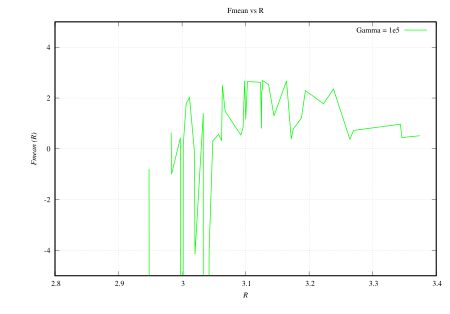

Recreate this plot in gnuplot.
#!/opt/local/bin/gnuplot -persist
#
set terminal postscript eps color enhanced "Times-Roman" 11
set title "Fmean vs R"
set size .9,.9
set lmargin 12
set bmargin 5
#set output "| epstopdf -f -o=Veff.pdf"
#set term pdfcairo
#set output 'CTRW-model.pdf'
#set format y "10^{%L}"
#set format x "10^{%L}"
#set logscale xy
#unset mxtics
#unset mytics
set ylabel "{{/RomanOblique Fmean (R)}}"
set xlabel "{{/RomanOblique R}}"
#set xrange [0:2]
set yrange [-5:5]
#set key bottom left
#unset key
set grid

#########################################
# file "FvsR_sC_Gamma.csv"
# num.col.     valori
#   1     ->   R(Gamma1=1e2)
#   2     ->   R(Gamma2=1e3)
#   3     ->   R(Gamma3=1e4)
#   4     ->   R(Gamma4=1e5)
#   5     ->   Fmean(Gamma1)
#   6     ->   Fmean(Gamma2)
#   7     ->   Fmean(Gamma3)
#   8     ->   Fmean(Gamma4)
##########################################

#set output "| epstopdf -f -o=plotFvsR_sC_GAMMA.pdf"
#p "FvsR_sC_Gamma.csv" u 1:5 w l lw 2 lc rgb "blue"   t  "Gamma = 1e2",\
#  "FvsR_sC_Gamma.csv" u 2:6 w l lw 2 lc rgb "red"    t  "Gamma = 1e3",\
#  "FvsR_sC_Gamma.csv" u 3:7 w l lw 2 lc rgb "olive"  t  "Gamma = 1e4",\
#  "FvsR_sC_Gamma.csv" u 4:8 w l lw 2 lc rgb "green"  t  "Gamma = 1e5"

set output "| epstopdf -f -o=plotFvsR_sC_GAMMA.pdf"
p  "FvsR_sC_Gamma.csv" u 4:8 w l lw 2 lc rgb "green"  t  "Gamma = 1e5"


set output
#    EOF
